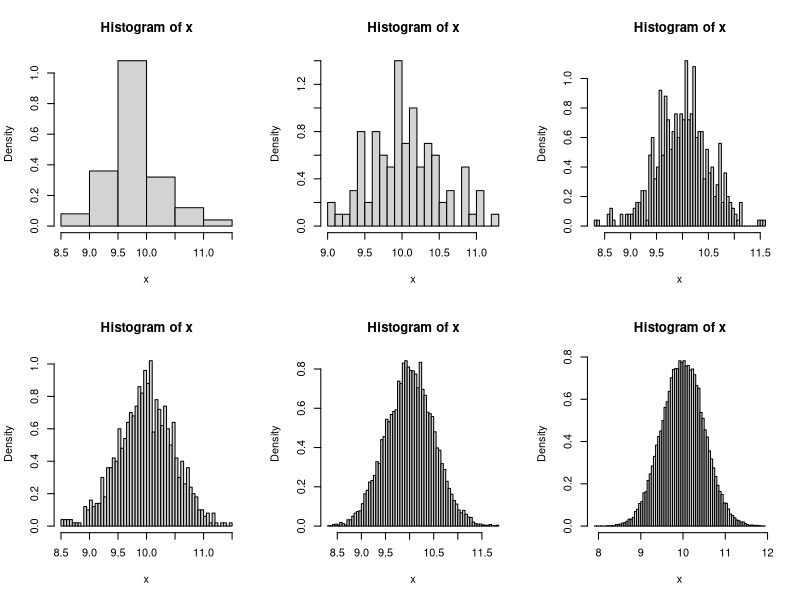

Write the R code that produced this figure.


par(mfrow = c(2, 3))

set.seed(1234)
n <- 50
x <- rnorm(n, 10, .5)
x
min(x)
max(x)
hist(x, breaks = 5, freq = FALSE)
hist(x, breaks = 5, plot = FALSE)




n <- 100
x <- rnorm(n, 10, .5)
hist(x, breaks = 20, plot = FALSE)$breaks
hist(x, breaks = 20,  freq = FALSE)



n <- 500
x <- rnorm(n, 10, .5)
hist(x, breaks = 100, freq = FALSE)





n <- 1000
x <- rnorm(n, 10, .5)
hist(x, breaks = 100, freq = FALSE)





n <- 10000
x <- rnorm(n, 10, .5)
hist(x, breaks = 100, freq = FALSE)




n <- 50000
x <- rnorm(n, 10, .5)
hist(x, breaks = 100, freq = FALSE)






